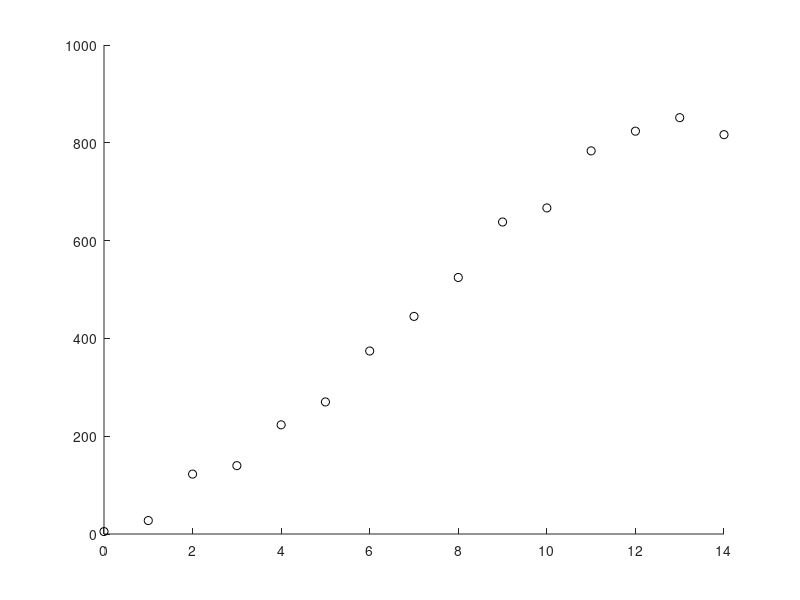

Here is the MATLAB script that generated this plot: (Note: this script raises an error after producing the figure.)
% Authors: Sara Amato, Andrea Arnold <anarnold@wpi.edu>
% Last updated: August 29, 2025
%
% Corresponds with the manuscript:
% 
% S. Amato and A. Arnold (2025) Data-driven modeling and prediction of 
% microglial cell dynamics in the ischemic penumbra. 
% Preprint available on arXiv: https://arxiv.org/abs/2404.10915


clear; close all; clc

%% Data
newtime1 = [0, 1, 2, 3, 7, 14]; %These are the points where we observe experimental data
datapointsM2 = [5, 78.33, 179.5, 126.4, 319, 136.67]'; %Experimental measurements of M2
datapointsM1 = [5, 27.5, 122.5, 139.8,  445, 816.67]'; %Experimental measurements of M1

t = [0:0.1:14]; %time that we want to fit the polynomial over

pM1four = polyfit(newtime1, datapointsM1, 4); %obtain coefficients for a fourth order polynomial fit to M1 data
polyM1four = polyval(pM1four, t); %Compute y values of polynomial for t

pM2quad = polyfit(newtime1, datapointsM2, 2); %obtain coefficients for a second order polynomial fit to M2 data
polyM2quad = polyval(pM2quad, t); %Compute y values of polynomial for t

newtime2 = [0:1:14]; %These are the time points that we will extract proxy data for
for i = 1:length(newtime2)
datapointsM21(i) = polyM2quad(1 + 10*(i-1)); %noiseless proxy data for M1
datapointsM11(i) = polyM1four(1 + 10*(i-1)); %noiseless proxy data for M1
end

noiselevel = 0.1; %set noise level
noise1 = normrnd(0, noiselevel*(std(datapointsM11)), size(datapointsM11));
noise2 = normrnd(0, noiselevel*(std(datapointsM21)), size(datapointsM21));

datapointsM12 = datapointsM11 + noise1; %Add noise to M1 proxy data

%Keep experimental measurements as they are
datapointsM12(1) = 5;
datapointsM12(2) = 27.5;
datapointsM12(3) = 122.5;
datapointsM12(4) = 139.8;
datapointsM12(8) = 445;
datapointsM12(15) = 816.67;

datapointsM22 = datapointsM21 + noise2; %Add noise to M2 proxy data

%Keep experimental measurements as they are
datapointsM22(1) = 5;
datapointsM22(2) = 78.33;
datapointsM22(3) = 179.5;
datapointsM22(4) = 126.4;
datapointsM22(8) = 319;
datapointsM22(15) = 136.67;

%% Plotting data

figure(1)
m = scatter(newtime2, datapointsM12, 'k');
m.Marker = 'o';
m.SizeData = 150;
hold on
s = scatter(newtime1, datapointsM1, 'k', 'filled');
s.Marker = 'hexagram';
s.SizeData = 150;
hold on
plot(t, polyM1four, 'k', 'LineWidth', 2.0)
hold off
xlabel('Time (Days)', 'fontsize',20) 
ylim([0 1500])
ylabel('M1(t)', 'fontsize',20)
set(gca, 'fontsize', 30)

figure(2)
m = scatter(newtime2, datapointsM22, 'r');
m.Marker = 'o';
m.SizeData = 150;
hold on
s = scatter(newtime1, datapointsM2, 'r', 'filled');
s.Marker = 'hexagram';
s.SizeData = 150;
hold on
plot(t, polyM2quad, 'r', 'LineWidth', 2.0)
hold off
xlabel('Time (Days)', 'fontsize',20) 
ylim([0 1500])
ylabel('M2(t)', 'fontsize',20)
set(gca, 'fontsize', 30)


%% ESINDy
N = 1000; %Number of ensemble members
newtime = t;
M1data = datapointsM12';
M2data = datapointsM22';

M1 = zeros(length(newtime), 1, N); %Set up M1 to store values for every ensemble member
M2 = zeros(length(newtime), 1, N); %Set up M2 to store values for every ensemble member

%Candidate functions
Theta = [ones(length(M1data)-1, 1) M1data(1:end-1) M2data(1:end-1) M1data(1:end-1).^2 M2data(1:end-1).^2 M1data(1:end-1).*M2data(1:end-1)];

X2 = [M1data(2:end) M2data(2:end)];
epsguessstored = zeros(width(Theta), 2, N);

%there are 6 different functions in our library
choices = [1:1:6];

estimatestored = zeros(length(newtime), 2, N);
for i = 1:N
    l = 6 - 1; %In each iteration, we use 5 candidate functions
    total_cols = 6; %There are 6 candidate functions in total
    p = randsample(total_cols, l); %pick 5 out of the 6
    p = sort(p); %sort them
   g = ismember(choices, p); %logical expression
            for j = 1:length(g) %this will be useful later for storing our coefficient guesses
            if g(j) == 1
            else
                stored(i) = j; 
            end
            end
clear g
for g = 1:l
    Thetait(:, g) = Theta(:, p(g)); %Create new candidate function matrix with only the randomly selected columns
    X2it = X2;
end
lambda = 0.01; %threshold value

%STLS
epsguess = Thetait\X2it; % initial guess: Least-squares

for c=1:10
smallinds = (abs(epsguess)<lambda); % find small coefficients
epsguess(smallinds)=0; % and threshold
biginds1 = ~smallinds(:,1); 
biginds2 = ~smallinds(:, 2);
% Regress dynamics onto remaining terms to find sparse Xi
epsguess(biginds1,1) = Thetait(:,biginds1)\X2it(:,1);
epsguess(biginds2,2) = Thetait(:,biginds2)\X2it(:,2);
end

%Store values for each iteration
epsguessstored(stored, :, i) = NaN; %If candidate function was not included, set to NaN

epsguessstored(1:stored(i)-1, :, i) = epsguess(1:stored(i) - 1, :); %store coeff values
epsguessstored(stored(i)+1:end, :, i) = epsguess(stored(i):end, :);

clear epsguess

end


%% Post-processing to get most likely model
%This is not an automated process and the user will have to sort through
%the models manually

epsguessstored(isnan(epsguessstored)) = 0; %Set NaN values to 0 for simplicity

indices = 1; %these are the ensemble numbers that we have identified
counter(1) = 1; %We count up how many iterations yield the same model
for i = 1:N
    if i ~= 1
    if epsguessstored(:, :, i) == epsguessstored(:, :, 1) 
        indices(end + 1) = i;
        counter(1) = counter(1) + 1;
    end
    end
end

%keep repeating this process until you've accounted for all models
counter(2) = 0;
for i = 1:N
    if epsguessstored(:, :, i) == epsguessstored(:, :, 2)
        indices(end + 1) = i;
        counter(2) = counter(2) + 1;
    end
end


%% Model Results
epsguess = epsguessstored(:, :, 1) %%%%%%Note: The user will have to change this index to be one of the most likely models

%Equations for M1 and M2
estimate = zeros(length(newtime2), 2);
estimate(1,:)=5;
for i = 2:(length(newtime2))
    estimate(i, 1) = epsguess(1, 1) + epsguess(2,1)*estimate(i-1, 1) + epsguess(3, 1)*estimate(i-1,2) + epsguess(4, 1)*estimate(i-1, 1)^2 + epsguess(5,1)*estimate(i-1, 2)^2 + epsguess(6, 1)*estimate(i-1, 1)*estimate(i-1, 2); 
    estimate(i, 2) = epsguess(1, 2) + epsguess(2,2)*estimate(i-1,1) + epsguess(3, 2)*estimate(i-1,2) + epsguess(4, 2)*estimate(i-1, 1)^2 + epsguess(5,2)*estimate(i-1, 2)^2 + epsguess(6, 2)*estimate(i-1, 1)*estimate(i-1, 2); 
end

%Plot
figure(201)
plot(newtime2, estimate(:, 1), 'k', 'LineWidth',2.0)
hold on
s = scatter(newtime1, datapointsM1, 'k', 'filled');
s.Marker = 'hexagram';
s.SizeData = 150;
hold on
plot(newtime2, estimate(:, 2), 'r', 'LineWidth',2.0)
hold on
s = scatter(newtime1, datapointsM2, 'r', 'filled');
s.Marker = 'hexagram';
s.SizeData = 150;
hold off
xlabel('Time (Days)', 'fontsize',20) 
ylim([0 1500])
ylabel('cells/mm^2', 'fontsize',20)
set(gca, 'fontsize', 30)
